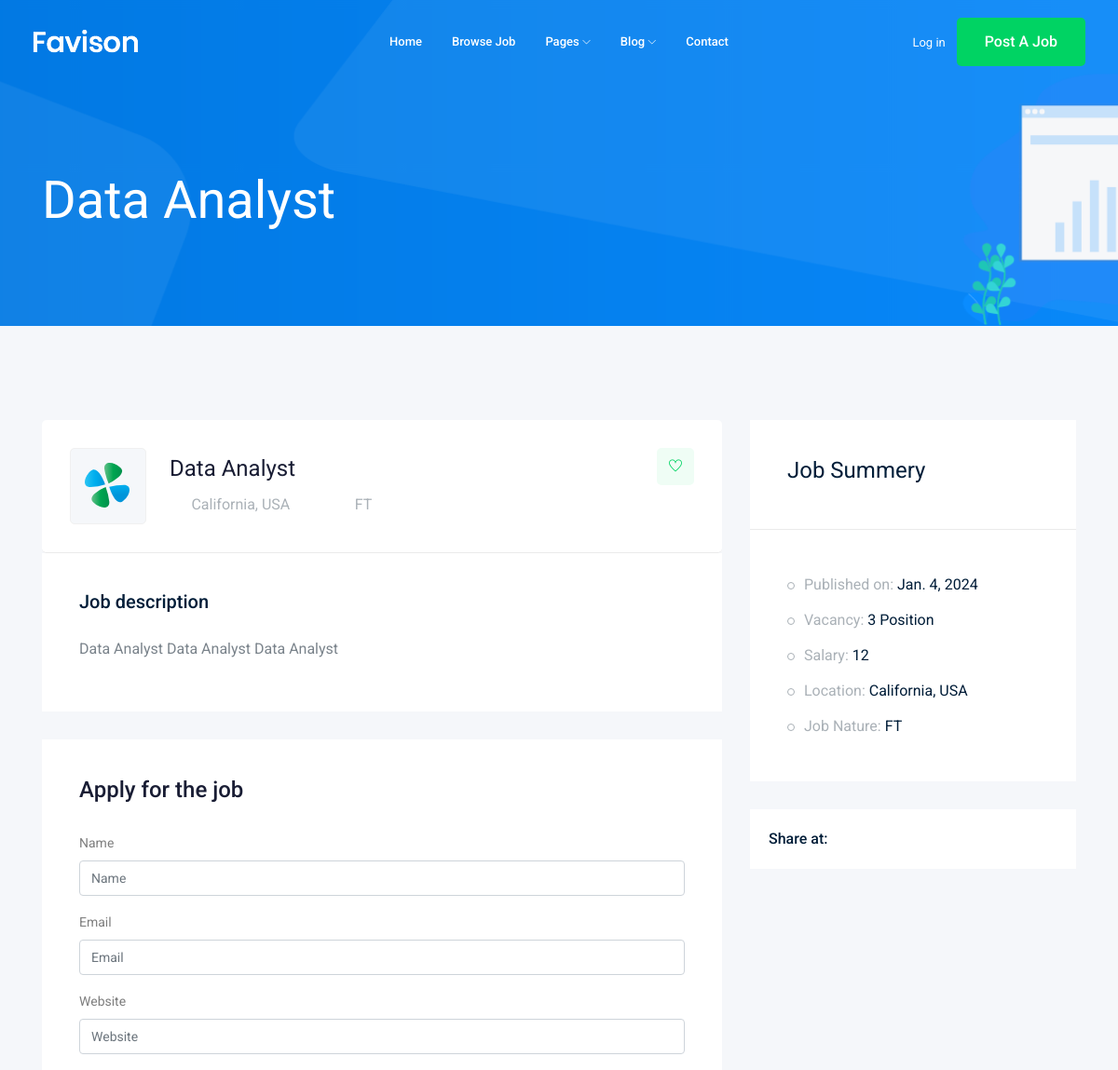
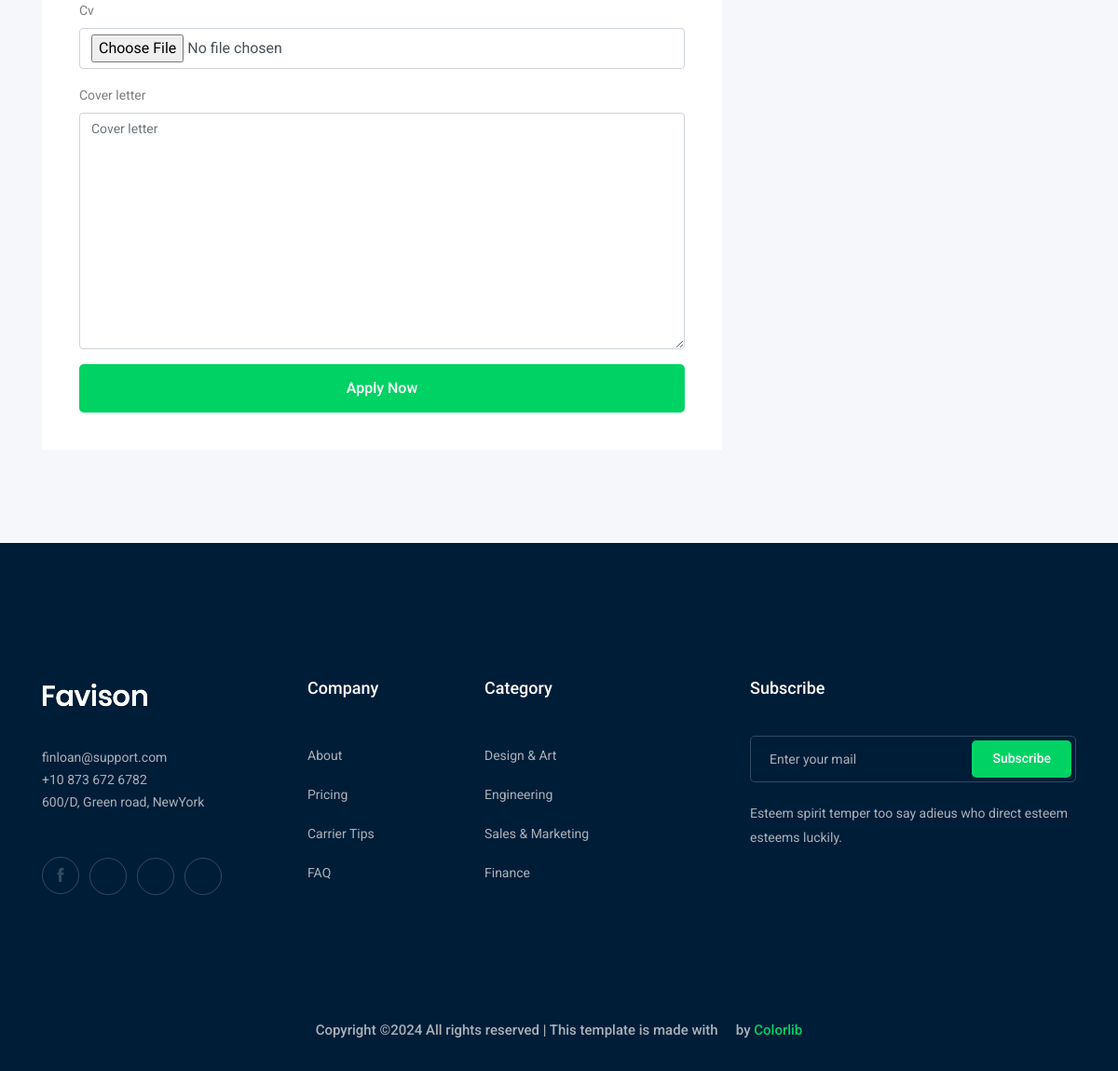
The page /jobs/data-analyst on the database its author committed (2 pictures, top to bottom).
### job/models.py (models this page shows, shortened)
class Job(models.Model):
    JOB_TYPE_CHOICES = [
        ("FT", "Full-Time"),
        ("PT", "Part-Time")
    ]
    owner = models.ForeignKey(User, related_name="job_owner", on_delete=models.CASCADE)
    title = models.CharField(max_length=100)
    job_type = models.CharField(max_length=10, choices=JOB_TYPE_CHOICES)
    description = models.TextField(max_length=500)
    published_at = models.DateField()
    vacancy = models.IntegerField(default=1)
    salary = models.IntegerField(default=0)
    experience = models.IntegerField(default=1)
    category = models.ForeignKey("Category", on_delete=models.CASCADE)
    image = models.ImageField(upload_to=image_upload)
    slug = models.SlugField(blank=True, null=True)

### job/views.py (the view)
# urls.py: path('<str:slug>', views.job_detail, name="job_detail"),
def job_detail(request, slug):
    job_detail = Job.objects.get(slug=slug)
    if request.method == "POST":
        form = ApplyForm(request.POST, request.FILES)
        if form.is_valid():
            my_form = form.save(commit=False)
            my_form.job_id = job_detail
            my_form.save()
    else:
        form = ApplyForm(None)
    context = {"job":job_detail, "form":form}
    return render(request, "job/job_detail.html", context=context)

### job/forms.py
class ApplyForm(forms.ModelForm):
    class Meta:
        model = Apply
        fields = [
            "name",
            "email",
            "website",
            "cv",
            "cover_letter"
        ]

### job/templates/job/job_detail.html (shortened to what this page needs)
{% extends "base.html" %}
{% block content %}
<div class="bradcam_area bradcam_bg_1">
    <div class="container">
        <div class="row">
            <div class="col-xl-12">
                <div class="bradcam_text">
                    <h3>{{job.title}}</h3>
                </div>
            </div>
        </div>
    </div>
</div>
<div class="job_details_area">
    <div class="container">
        <div class="row">
            <div class="col-lg-8">
                <div class="job_details_header">
                    <div class="single_jobs white-bg d-flex justify-content-between">
                        <div class="jobs_left d-flex align-items-center">
                            <div class="thumb">
                                <img src="img/svg_icon/1.svg" alt="">
                            </div>
                            <div class="jobs_conetent">
                                <a href="#"><h4>{{job.title}}</h4></a>
                                <div class="links_locat d-flex align-items-center">
                                    <div class="location">
                                        <p> <i class="fa fa-map-marker"></i> California, USA</p>
                                    </div>
                                    <div class="location">
                                        <p> <i class="fa fa-clock-o"></i>{{job.job_type}}</p>
                                    </div>
                                </div>
                            </div>
                        </div>
                        <div class="jobs_right">
                            <div class="apply_now">
                                <a class="heart_mark" href="#"> <i class="ti-heart"></i> </a>
                            </div>
                        </div>
                    </div>
                </div>
                <div class="descript_wrap white-bg">
                    <div class="single_wrap">
                        <h4>Job description</h4>
                        <p>{{job.description}}</p>
                    </div>
                </div>
                <div class="apply_job_form white-bg">
                    <h4>Apply for the job</h4>
                    {% load django_bootstrap5 %}
                    <form method="POST", enctype="multipart/form-data">
                        {% bootstrap_form form %}
                        <button class="boxed-btn3 w-100" type="submit">Apply Now</button>
                    </form>
                </div>
            </div>
            <div class="col-lg-4">
                <div class="job_sumary">
                    <div class="summery_header">
                        <h3>Job Summery</h3>
                    </div>
                    <div class="job_content">
                        <ul>
                            <li>Published on: <span>{{job.published_at}}</span></li>
                            <li>Vacancy: <span>{{job.vacancy}} Position</span></li>
                            <li>Salary: <span>{{job.salary}}</span></li>
                            <li>Location: <span>California, USA</span></li>
                            <li>Job Nature: <span>{{job.job_type}}</span></li>
                        </ul>
                    </div>
                </div>
                <div class="share_wrap d-flex">
                    <span>Share at:</span>
                    <ul>
                        <li><a href="#"> <i class="fa fa-facebook"></i></a> </li>
                        <li><a href="#"> <i class="fa fa-google-plus"></i></a> </li>
                        <li><a href="#"> <i class="fa fa-twitter"></i></a> </li>
                        <li><a href="#"> <i class="fa fa-envelope"></i></a> </li>
                    </ul>
                </div>
                <div class="job_location_wrap">
                    <div class="job_lok_inner">
                        <div id="map" style="height: 200px;"></div>
                        </div>
                </div>
            </div>
        </div>
    </div>
</div>
{% endblock content %}

### rows shown on the page
Job: title "Data Analyst", job_type "FT", description "Data Analyst Data Analyst Data Analyst", published_at "Jan. 4, 2024", vacancy "3", salary "12"
